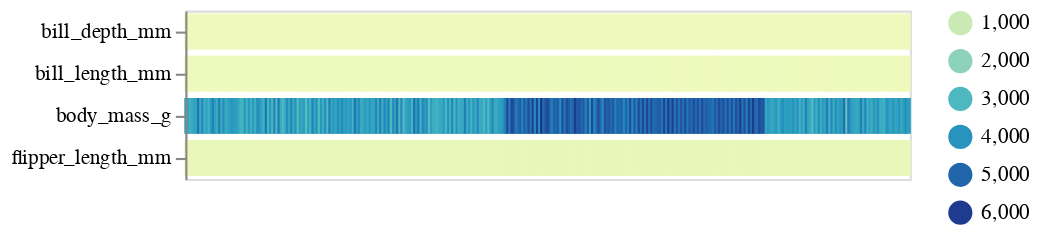

The notebook cell this image was saved under:
### Markdown cell above
By default each column's values are rescaled according to its min and max value
so that all columns have values between between 0 and 1,
which makes the heatmap more effective.
The `rescale` parameter also takes a custom function
or can be turned off to use the raw values directly.
However, 
this is usually not very insightful
since columns with high values will dominate the colorscale
so that it is hard to pick out structure in the data.

### Code cell
aly.heatmap(penguins, rescale=None)

### Figure 1 — Vega-Lite specification as saved in the notebook (floating-point values rounded to 4 significant figures; data arrays with more than 128 entries replaced by an {"elided": "..."} marker saying what was removed)
{"config": {"view": {"continuousWidth": 400, "continuousHeight": 300}}, "data": {"name": "data-12004bf0024f46dd1890f15f13dfba68"}, "mark": {"type": "rect", "height": 16}, "encoding": {"color": {"type": "quantitative", "field": "value", "legend": {"orient": "right", "type": "gradient"}, "scale": {"scheme": "yellowgreenblue"}, "title": null}, "stroke": {"type": "quantitative", "field": "value", "scale": {"scheme": "yellowgreenblue"}}, "tooltip": {"type": "quantitative", "field": "value"}, "x": {"type": "ordinal", "axis": null, "field": "index", "title": null}, "y": {"type": "nominal", "field": "key", "title": null}}, "transform": [{"window": [{"op": "count", "as": "index"}]}, {"fold": ["bill_length_mm", "bill_depth_mm", "flipper_length_mm", "body_mass_g"]}], "width": 344, "$schema": "https://vega.github.io/schema/vega-lite/v4.8.1.json", "datasets": {"data-12004bf0024f46dd1890f15f13dfba68": {"elided": "344 records"}}}
